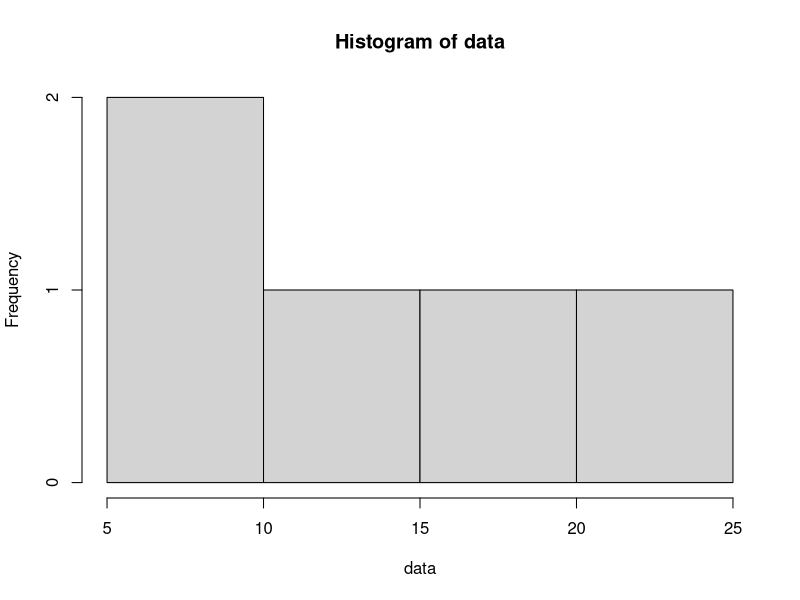
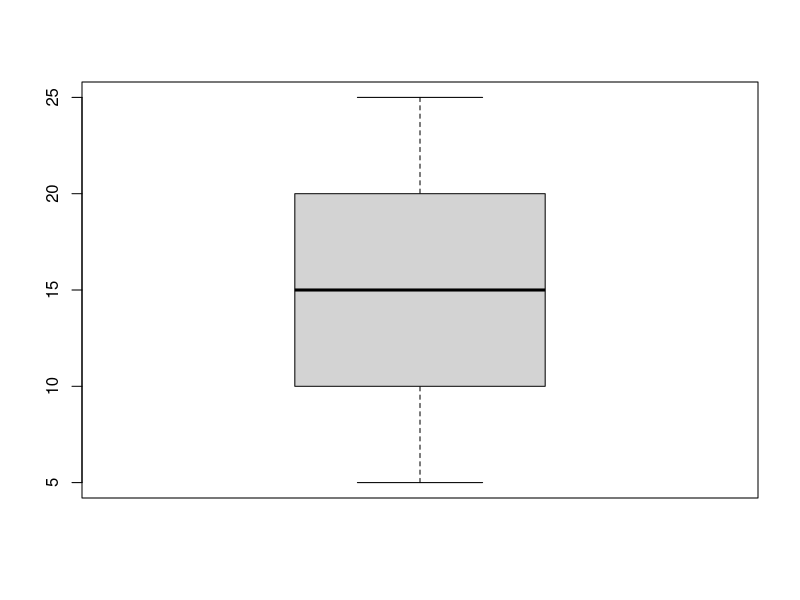
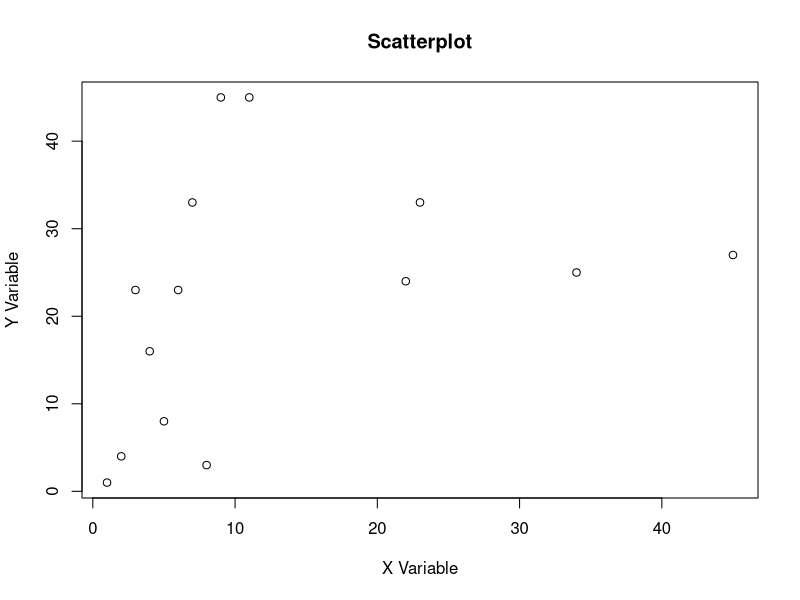
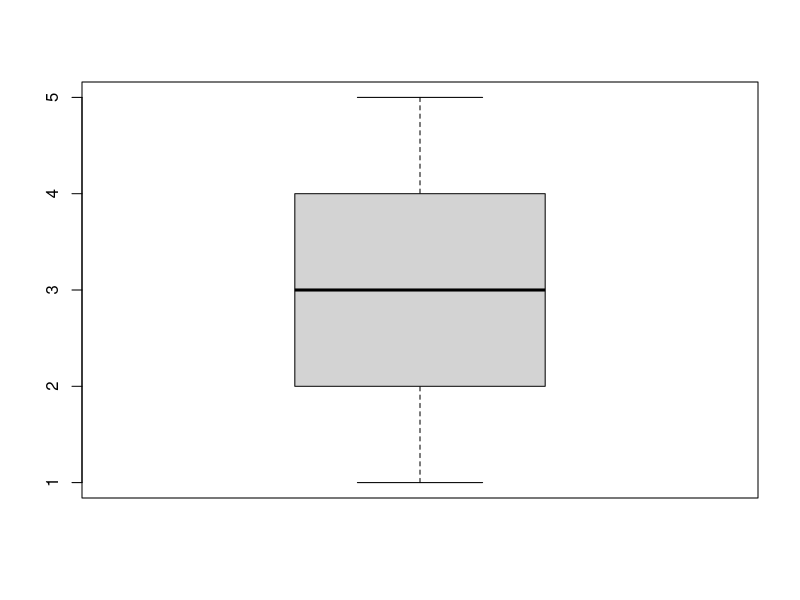

Source code (R) for these figures, in order:
## ---- chunk 1
x <- 10;x            # Here, x is a variable storing the number 10
name <- "Alice";name # Here, name is a variable storing the text "Alice"
## ---- chunk 2
age <- 25;age           # Integer
height <- 175.5;height  # Real number
## ---- chunk 3
gender <- factor(c("male", "female", "female", "male"))
gender
## ---- chunk 4
name <- "Alice"
name
description <- "This is a sample text."
description
## ---- chunk 5
data <- c(5, 10, 15, 20, 25)
summary(data)
## ---- chunk 6
table(data)
## ---- chunk 7
hist(data)
boxplot(data)
## ---- chunk 8
X<-c(1,2,4,6,8,9,7,5,3,11,23,22,34,45)
Y<-c(1,4,16,23,3,45,33,8,23,45,33,24,25,27)
plot(X, Y, main="Scatterplot", xlab="X Variable", 
     ylab="Y Variable")
## ---- chunk 9
cor(X, Y)
## ---- chunk 10
model <- lm(Y ~ X)
summary(model)
## ---- chunk 11
# Sample data: heights of 30 students (in cm)
heights <- c(160, 162, 165, 170, 172, 168, 167, 169, 171, 173, 
             160, 161, 164, 166, 170, 175, 176, 178, 180, 182, 
             160, 162, 165, 170, 172, 168, 167, 169, 171, 173)

# Calculate sample mean (statistic)
sample_mean <- mean(heights)
sample_sd <- sd(heights)

# Descriptive Statistics
# Display results
sample_mean
sample_sd
## ---- chunk 12
data <- c(1, 2, 3, 4, 5)
mean(data)
## ---- chunk 13
median(data)
## ---- chunk 14
mode <- function(x) {
  ux <- unique(x)
  ux[which.max(tabulate(match(x, ux)))]
}
mode(data)
## ---- chunk 15
part <- 25
whole <- 200
percentage <- (part / whole) * 100
percentage
## ---- chunk 16
length(data)
## ---- chunk 17
group <- c(1, 1, 2, 2, 2, 3, 3)
prop.table(table(group))
## ---- chunk 18
quantile(data)
## ---- chunk 19
quantile(data, probs = c(0.25, 0.5, 0.75))
## ---- chunk 20
summary(data)
## ---- chunk 21
var(data)
## ---- chunk 22
sd(data)
## ---- chunk 23
IQR(data)
## ---- chunk 24
x <- c(1, 2, 3, 4, 5)
y <- c(2, 4, 6, 8, 10)
cov(x, y)
## ---- chunk 25
cor(x, y)
## ---- chunk 26
boxplot(data)
